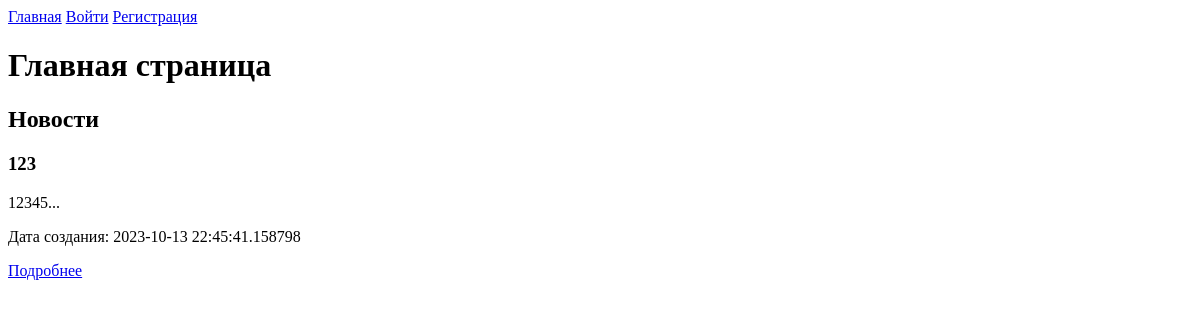
Before: / with the older database file.
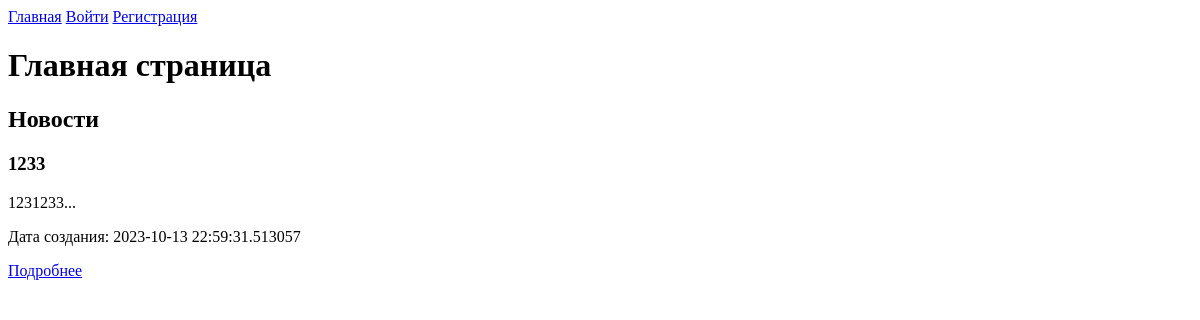
After: the same page with the newer database file.
### app/app_service.py (models this page shows)
class Post(db.Model):
    id = db.Column(db.Integer, primary_key=True)
    title = db.Column(db.String(100), nullable=False)
    content = db.Column(db.String(255), nullable=False)
    created_at = db.Column(db.DateTime, default=datetime.now)
    user_id = db.Column(db.Integer, db.ForeignKey('user.id'), nullable=False)
    author = db.relationship('User', backref='posts')
    comments = db.relationship('Comment', backref='post', lazy='dynamic')

### app/app_service.py (the view)
@app.route('/')
@limiter.limit("3 per second")
def index():
    posts = Post.query.all()
    return render_template('index.html', title="Главная страница", posts=posts)

### app/templates/index.html (shortened to what this page needs)
{% extends 'base.html' %}
{% block content %}
    <head>
    </head>
    <h1>Главная страница</h1>
    <h2>Новости</h2>
    <div>
        {% for post in posts %}
            <div>
                <h3>{{ post.title }}</h3>
                <p>{{ post.content[:300] + "..." }}</p>
                <p>Дата создания: {{ post.created_at }}</p>
                <a href="{{ url_for('view_post', post_id=post.id) }}">Подробнее</a>
            </div>
        {% endfor %}
    </div>
{% endblock %}

Changed rows visible on the page:
changed Post: title "123" → "1233"; content "12345..." → "1231233..."; created_at "2023-10-13 22:45:41.158798" → "2023-10-13 22:59:31.513057"
